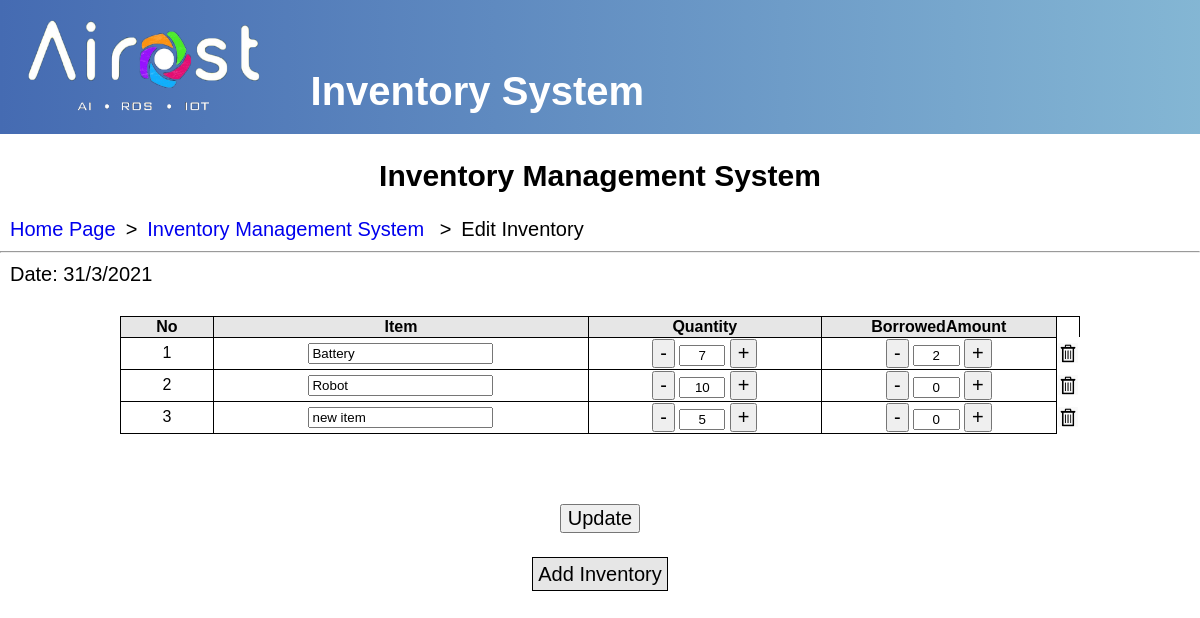
The page /php/editInventory.php on the database its author committed.
### tables this page shows
CREATE TABLE `inventory` (
  `InventoryID` int(20) NOT NULL,
  `ItemName` varchar(255) NOT NULL,
  `ItemAmount` int(20) NOT NULL,
  `BorrowAmount` int(20) NOT NULL,
  PRIMARY KEY (`InventoryID`)
);

### php/editInventory.php (the view, shortened to what this page needs)
<?php
require_once('dbconfig.php');
$sql='SELECT * FROM `inventory`';
$result=mysqli_query($db_connection,$sql);
$counter=1;
?>
<head>
<link id="pagestyle" rel="stylesheet" type="text/css" href="../css/style5.css"/>
</head>
<body>
  <div class="header">
  <img src="../img/logo.png">
  <h1>Inventory System</h1>
  </div>
  <div class="header2">
  <h2>Inventory Management System</h2>
  <div class="refLink">
  <a href="./homepage.php">Home Page</a><p>></p><a href="manageInventory.php">Inventory Management System</a>
          <p>></p><p>Edit Inventory</p>
  </div>
  </div>
  <hr>
  <div class="header3">
    <p id="dat"></p>
  </div>
  <div class="table">
    <form name="InventoryList" action="update_Inventory.php" method="post">
      <table id="table_data">
        <tr style="background-color:rgba(230,230,230,1);">
          <th style="width:10%;">No</th>
          <th style="width:40%;">Item</th>
          <th style="width:25%;">Quantity</th>
          <th style="width:25%;">BorrowedAmount</th>
        </tr>
        <?php while($row=mysqli_fetch_assoc($result)){?>
          <tr>
          <td><?php echo $counter++; ?></td>
          <td><input type="text" value="<?php echo $row['ItemName'];?>" name="name[]"></td>
          <td class="quantity">
            <button type="button" class="btn_minus" value="quantity<?php echo $row['InventoryID'];?>" >-</button>
            <input  readonly type="text" value="<?php echo $row['ItemAmount'];?>" id="quantity<?php echo $row['InventoryID'];?>" name="qty[]">
            <button type="button" class="btn_add" value="quantity<?php echo $row['InventoryID'];?>">+</button>
          </td>
          <td class="quantity">
            <button type="button" class="btn_minus1" value="borrow_quantity<?php echo $row['InventoryID'];?>" >-</button>
            <input readonly  type="text" value="<?php echo $row['BorrowAmount'];
            ?>" id="borrow_quantity<?php echo $row['InventoryID'];?>" name="brrwqty[]">
            <button type="button" class="btn_add1" value="borrow_quantity<?php echo $row['InventoryID'];?>">+</button>
          </td>
            <td style="border:solid white 1px;">
            <a href="deleteinventory.php?inventoryid=<?php echo $row['InventoryID'];?>" onclick="return confirm('Confirm to delete?')"><img src="../img/delete.jpg"></a>
          </td>
          </tr>
        <?php } ?>
      </table>
      <div style="text-align:center; margin:30px;">
        <button type="submit" onclick="return confirm('Confirm to update?')">Update</button>
     </div>
     <div class="adduser" >
       <a href="./addinventory.php" >Add Inventory</a>
     </div>
  </div>
</body>

### css/style5.css (style rules this page uses)
body { margin: 0; font-family: sans-serif; font-size: 20px; }
.header { background-image: linear-gradient(to right,rgba(69, 107, 178, 1.0), rgba(101, 164, 201, 0.8)); width: 100%; }
.header img { width: 300px; height: 125px; }
.header h1 { position:relative; display:inline; bottom: 20px; left: 5px; color: white; }
.header2 h2 { text-align:center; }
.header2 a, p { padding-left: 10px; display: inline; text-decoration: none; }
.header3 { margin-bottom:30px; }
table,th,td { border:solid 1px black; border-collapse:collapse; text-align:center; }
table { width:80%; margin:auto; margin-bottom:70px; }
.table { margin-bottom:200px; }
.table button { font-size:20px; }
.table .quantity input { width:20%; text-align:center; }
.table img { height:20px; width:20px; }
.adduser { text-align:center; }
.adduser a { text-decoration:none; color:black; border:solid 1px black; padding:5px; background-color:rgba(230,230,230,1); }

### rows shown on the page
inventory: ItemName "Battery", ItemAmount "7", BorrowAmount "2"
inventory: ItemName "Robot", ItemAmount "10", BorrowAmount "0"
inventory: ItemName "new item", ItemAmount "5", BorrowAmount "0"
